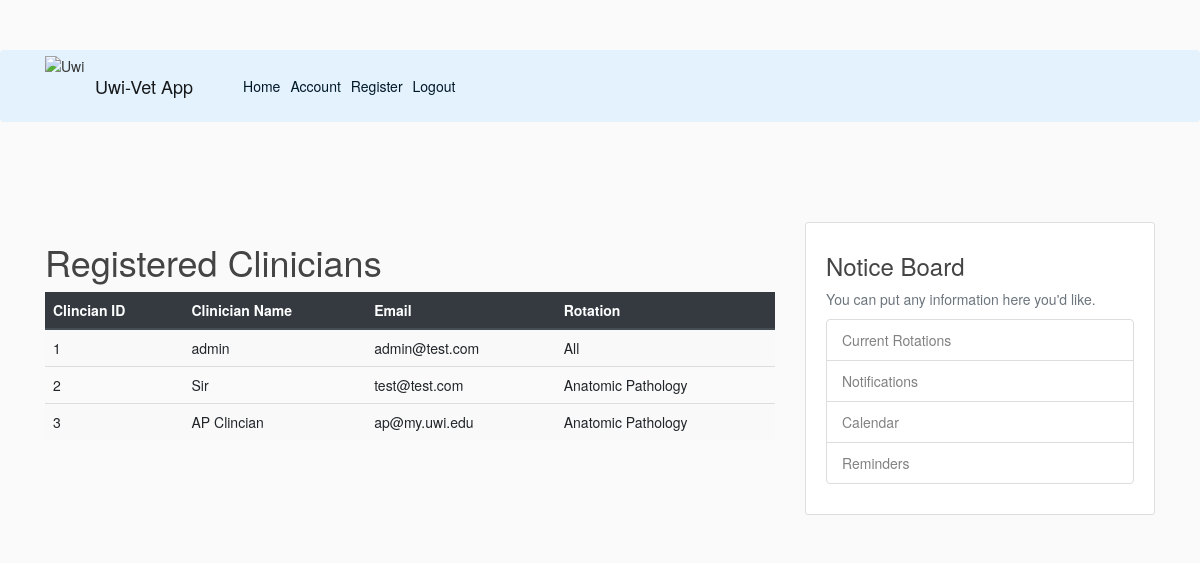
/usersreg (signed in), run on the app's committed database.
### flaskblog/models.py (models this page shows, shortened)
class User2(db.Model, UserMixin):
    id = db.Column(db.Integer, primary_key = True)
    username = db.Column(db.String(20), unique=True, nullable=False)
    email = db.Column(db.String(120), unique=True, nullable=False)
    image_file = db.Column(db.String(20), nullable=False, default='default.jpg')
    password = db.Column(db.String(60), nullable=False)
    level = db.Column(db.Integer, nullable=False, default='2')
    rotation = db.Column(db.String(50), nullable =False)

### flaskblog/routes.py (the view)
@app.route("/usersreg")
@login_required
def competancy():
    records= User2.query.all()
    return render_template('usersreg.html', title='usersreg.html', User2=records)

### flaskblog/models.py (called while the page is built)
@login_manager.user_loader
def load_user(user_id):
    return User2.query.get(int(user_id))

### flaskblog/templates/usersreg.html
{% extends "layout.html" %}
{% block content%}
    <h1>Registered Clinicians</h1>
    <div class="row">
        <div class="col">
            <table class="table table-striped table-hover">
                <thead class="thead-dark">
                    <tr>
                        <th>Clincian ID</th><th>Clinician Name</th><th>Email</th><th>Rotation</th>
                    </tr>
                </thead>
                <tbody>
                    {% for val in User2 %}
                    <tr>
                        <td>{{val.id}}</td>
                        <td>{{val.username}}</td>
                        <td>{{val.email}}</td>
                        <td>{{val.rotation}}</td>
                    </tr>
                    {% endfor %}
                </tbody>
            </table>
        </div>
    </div>
{% endblock content %}

### flaskblog/static/main.css (style rules this page uses)
body { background: #fafafa; color: #333333; margin-top: 5rem; }
h1, h2, h3, h4, h5, h6 { color: #444444; }

### data on the page
User2: id "1", username "admin", email "admin@test.com", rotation "All"
User2: id "2", username "Sir", email "test@test.com", rotation "Anatomic Pathology"
User2: id "3", username "AP Clincian", email "ap@my.uwi.edu", rotation "Anatomic Pathology"
